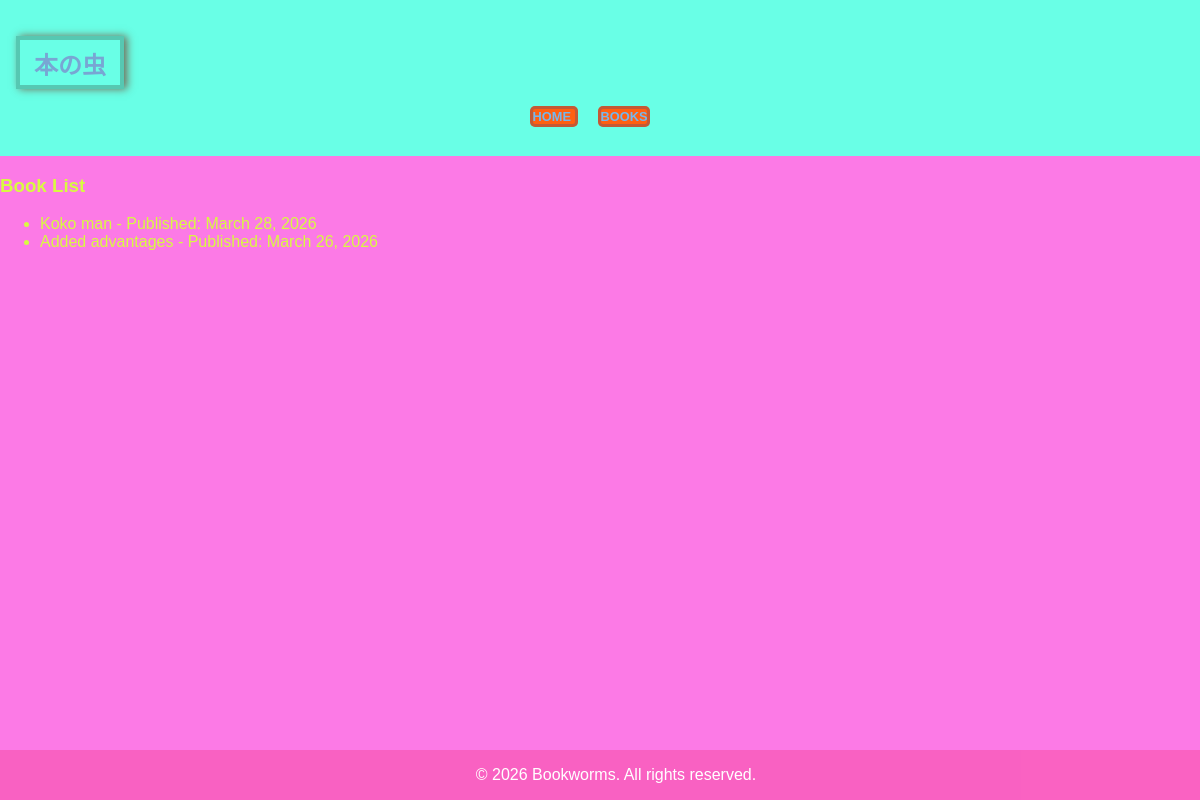
The app's page /, older data.
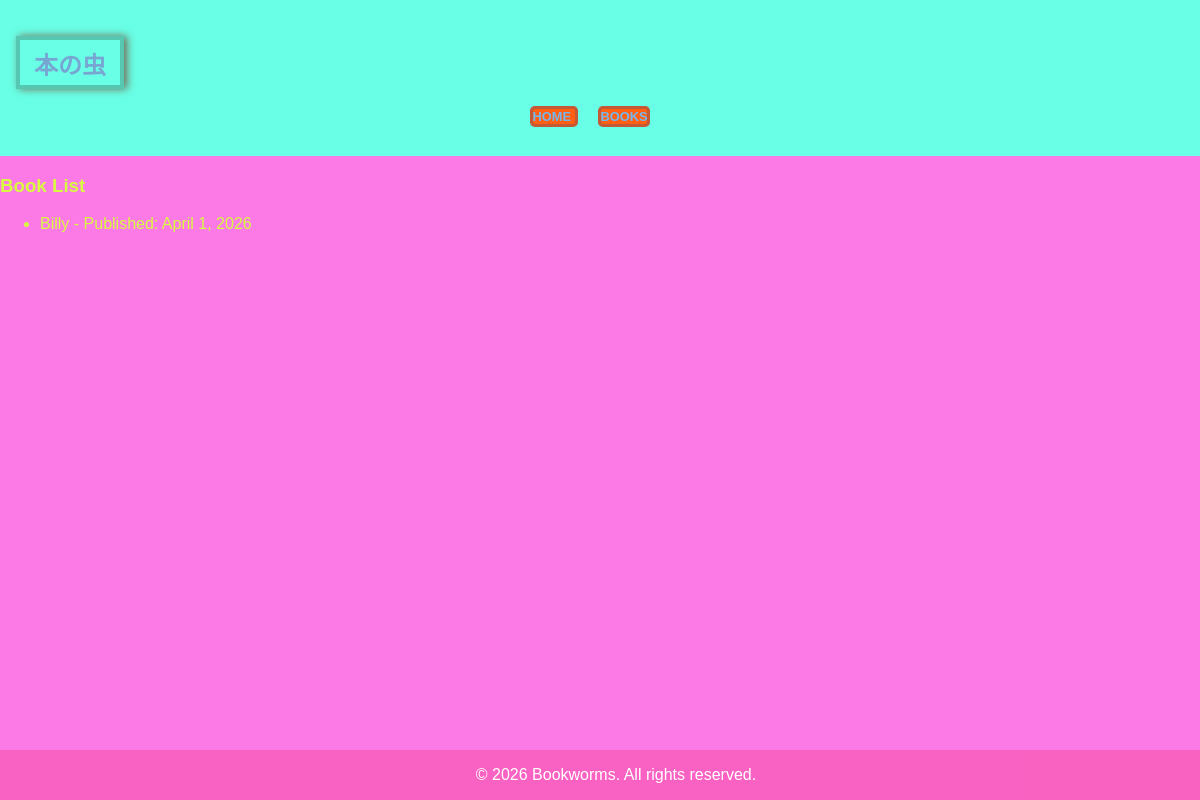
The same page, newer data.
### webapp/models.py (models this page shows, shortened)
class Book(models.Model):
    id = models.BigAutoField(primary_key=True)
    Book_title = models.CharField("Title of the book",max_length=30)
    summary = models.TextField(blank=True, help_text="A short story about the story")
    manuscript = models.FileField(upload_to="books/manuscripts/")
    cover = models.ImageField(upload_to="books/covers/", blank=True, null=True)
    pages = models.CharField(max_length=80,default=8)
    author = models.CharField(max_length=80,default="John")
    author_id = models.IntegerField(default=0)
    published = models.DateField(auto_now_add=True)
    updated = models.DateTimeField(auto_now=True)

### webapp/views.py (the view)
# urls.py: path('', views.index, name='index'),
def index(request):
    books = Book.objects.all()
    for book in books:
        print({"title": book.Book_title, "published": book.published})
    return render(request, 'webapp/base.html', {"books": books})

### webapp/templates/webapp/base.html (shortened to what this page needs)
{% load static %}
<html>
    <head>
        <link rel="stylesheet" href="{% static 'webapp/css/styles.css' %}">
    </head>
    <body>
        <header>
             <h2 class="logo">本の虫</h2>
                <nav>
                    <ul>
                        <li><a href="{% url 'index' %}"> Home </a></li>
                        <li><a href="{% url 'books' %}">Books</a></li>
                    </ul>
                </nav>
        </header>
        <section>
            <div class="block">
                <card>
                    <h3>Book List</h3>
                    <ul>
                        {% for book in books %}
                            <li>{{ book.Book_title }} - Published: {{ book.published }}</li>
                        {% endfor %}
                    </ul>
                </card>
            </div>
        </section>
    </body>
    <footer>
        &copy; 2026 Bookworms. All rights reserved.
    </footer>
</html>

### webapp/static/webapp/css/styles.css (style rules this page uses)
body { font-family: Arial, sans-serif; margin: 0; padding: 0; background-color: rgba(252, 94, 225, 0.822); color: #d8fa41; }
header { background-color: #69ffe6; color: rgb(120, 166, 211); text-align: center; padding: 1rem; }
footer { text-align: center; padding: 1rem; background-color: #E033; color: white; position: fixed; bottom: 0; width: 100%; }
.logo { width: 100px; height: auto; font-weight: 600; font-size: 1.5rem; text-transform: uppercase; text-align: center; padding: 6px 0 4px 0; border: 4px solid #2324; box-shadow: 3px 0px 8px rgba(121, 42, 23, 0.7); }
nav ul { list-style-type: none; padding: 0; }
nav ul li { display: inline; margin-right: 20px; }
nav ul li a { color: rgb(117, 183, 238); text-decoration: none; font-weight: bold; text-transform: uppercase; font-size : 0.8rem; background-color: rgb(255, 96, 17); border-radius: 5px; border: 3px solid #2494; }

Row changes from the older to the newer data that the page shows:
removed Book: Book_title "Koko man", published "March 28, 2026"
removed Book: Book_title "Added advantages", published "March 26, 2026"
added Book: Book_title "Billy", published "April 1, 2026"
